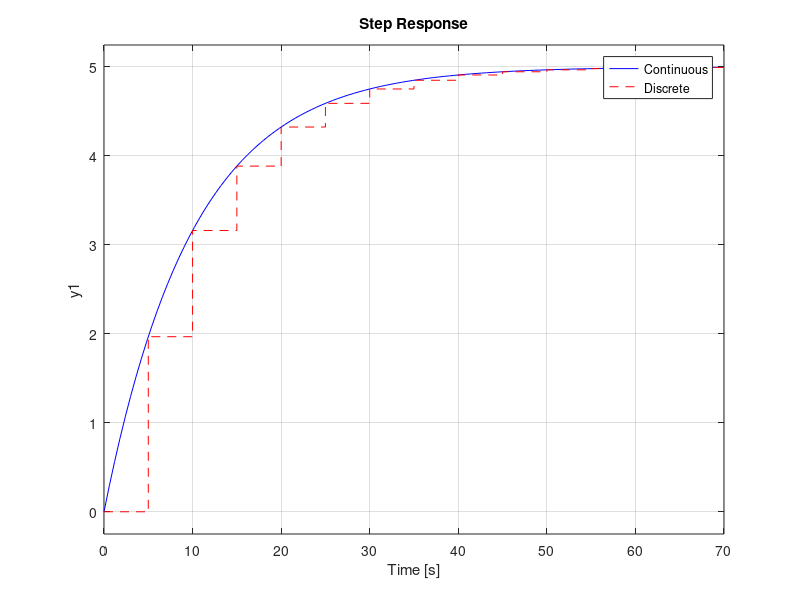
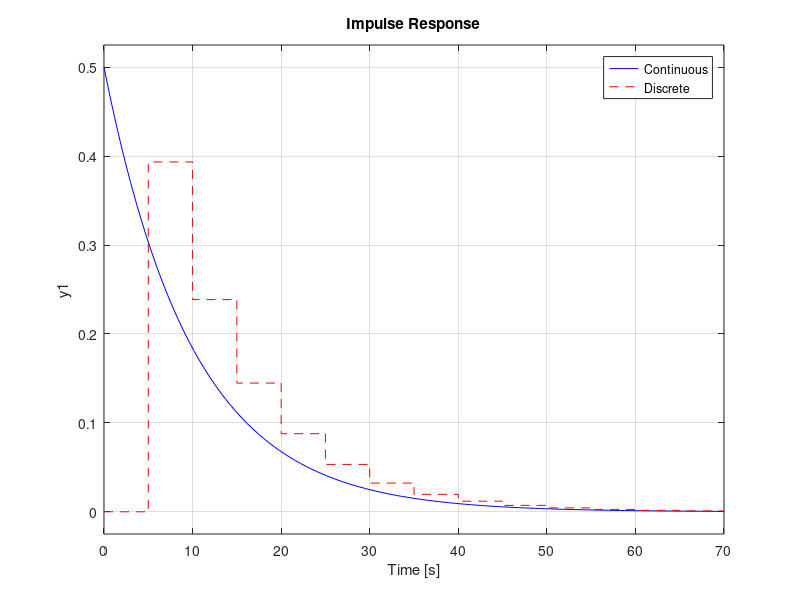
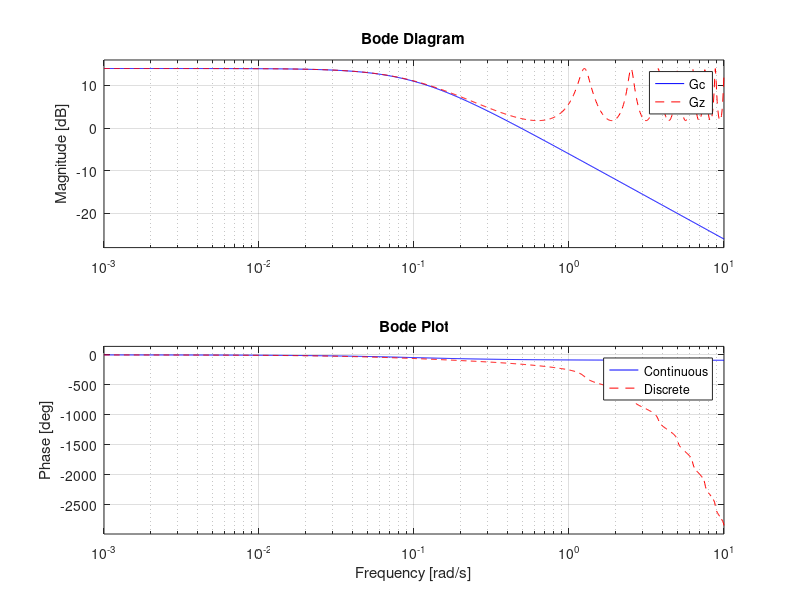
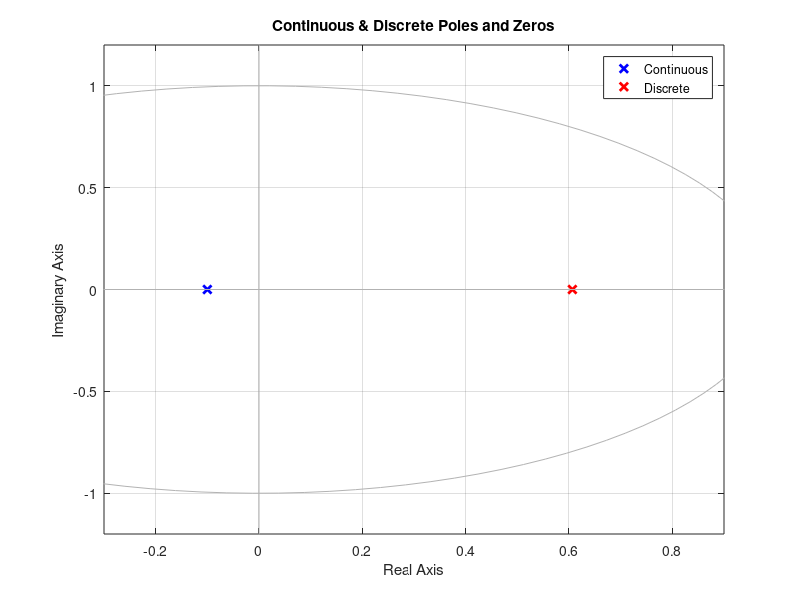

These charts were generated, in order, by the following MATLAB code:
clear;
clc;
close all;

k = 5;
tau = 10;
Te = 5;

% Method 1 - Laplace Transform Definition
%num = [k];
%den = [tau 1];
%Gc = tf(num, den)

% Method 2 - Laplace Transform Definition
p=tf('p');
Gc = k/(1+tau*p);
Gz = c2d(Gc, Te, 'zoh');


% ZOH discretization
Gz = c2d(Gc, Te, 'zoh');

% STEP RESPONSE
figure;
step(Gc,'b', Gz,'r--');
legend('Continuous','Discrete');
title('Step Response');
grid on;

% IMPULSE RESPONSE
figure;
impulse(Gc,'b', Gz,'r--');
legend('Continuous','Discrete');
title('Impulse Response');
grid on;

% BODE PLOT
figure;
bode(Gc,'b', Gz,'r--');
legend('Continuous','Discrete');
title('Bode Plot');
grid on;

% POLE-ZERO MAP
figure;
pzmap(Gc,'b', Gz,'r--');
legend('Continuous','Discrete');
title('Continuous & Discrete Poles and Zeros');
grid on;

figure;
pzmap(Gc); 
title('Continuous Poles and Zeros'); 
grid on;

figure;
pzmap(Gz); 
title('Discrete Poles and Zeros'); 
grid on;


% POLE-ZERO MAP together
figure;
subplot(1,2,1);
pzmap(Gc);
title('Continuous Poles Zeros');

subplot(1,2,2);
pzmap(Gz);
title('Discrete Poles Zeros');
grid on;
